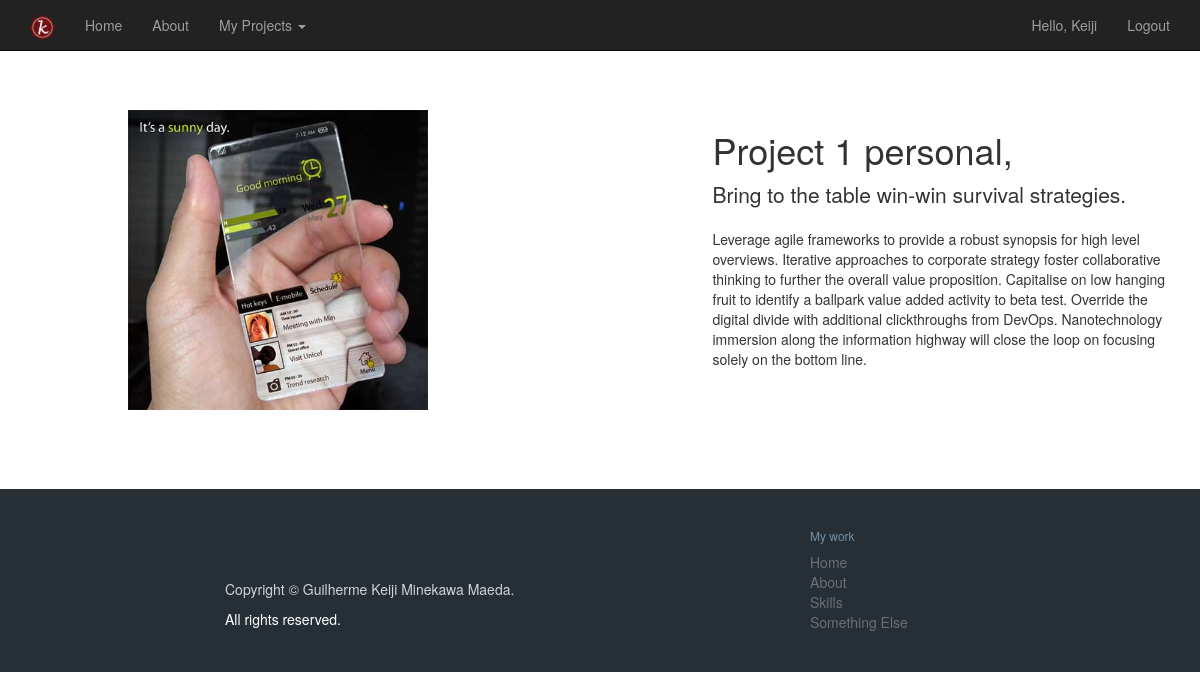
The app's page /projCategory.php?category=personal (signed in) with its own data.
### tables this page shows
CREATE TABLE `projects` (
  `projectId` int(100) NOT NULL,
  `category` varchar(15) NOT NULL,
  `title` varchar(20) NOT NULL,
  `summary` varchar(100) NOT NULL,
  `content` varchar(500) NOT NULL,
  `imgPath` varchar(100) NOT NULL
);

### projCategory.php (the view, shortened to what this page needs)
<?php
include ('connect.php');
$category = filter_input(INPUT_GET, 'category', FILTER_SANITIZE_FULL_SPECIAL_CHARS);
$query = "SELECT * FROM projects WHERE category = '$category'";
$statement = $db->prepare($query);
$statement->execute();
$data = $statement->fetchAll();
?>
<!DOCTYPE html>
<html lang="en">
<head>
    <link href="css/bootstrap.min.css" rel="stylesheet">
    <link href="css/custom.css" rel="stylesheet">
    <link href="css/ie10.css" rel="stylesheet">
</head>
<body>
<nav class="navbar navbar-inverse navbar-fixed-top">
    <div class="container">
        <div class="navbar-header">
            <a class="navbar-brand" href="#" id="logo"><img src="css/img/K_LOGO.png" alt="logo1" height="25"></a>
        </div>
        <div id="navbar" class="navbar-collapse collapse">
            <ul class="nav navbar-nav">
                <li><a href="home.php">Home</a></li>
                <li><a href="#">About</a></li>
                <li class="dropdown">
                    <a href="#" class="dropdown-toggle" data-toggle="dropdown" role="button" aria-haspopup="true" aria-expanded="false">My Projects <span class="caret"></span></a>
                </li>
            </ul>
            <ul class="nav navbar-nav navbar-right">
                <li class="nav-item">
                    <a href="home.php">Hello, <?= $_SESSION['userFirstName']; ?></a>
                </li>
                <li class="nav-item">
                    <a href="logout.php">Logout</a>
                </li>
            </ul>
        </div>
    </div>
</nav>
<section id="one">
    <div class="container">
        <div class="row">
            <div class="feature-content">
                <?php foreach ($data as $x): ?>
                <div class="col-lg-offset-1 col-lg-5" style="margin-bottom: auto;">
                    <a href="projects.php?orderBy=dateCreated&projectId=<?= $x['projectId'] ?>"><img class="visible-lg visible-md" src="<?= $x['imgPath']; ?>" alt="" height="300"></a>
                </div>
                <div class="col-lg-5 col-lg-offset-1">
                    <h1><?= $x['title']; ?>,</h1>
                    <p class="lead"><?= $x['summary']; ?></p>
                    <p><?= html_entity_decode($x['content']); ?></p>
                </div>
                <?php endforeach; ?>
            </div>
        </div>
    </div>
</section>
<footer id="main-footer">
    <div class="container">
        <div class="row">
            <div class="col-lg-offset-2 col-lg-4">
                <br><br><br>
                <p style="color: lightgrey">Copyright &copy; Guilherme Keiji Minekawa Maeda.</p>
                <p>All rights reserved.</p>
            </div>
            <div class="col-lg-4 col-lg-offset-2">
                <h6>My work</h6>
                <ul class="list-unstyled">
                    <li><a href="#">Home</a></li>
                    <li><a href="#">About</a></li>
                    <li><a href="#">Skills</a></li>
                    <li><a href="#">Something Else</a></li>
                </ul>
            </div>
        </div>
    </div>
</footer>
</body>
</html>

### css/custom.css (style rules this page uses)
html, body { height: 100%; }
body { -webkit-font-smoothing: antialiased; text-rendering: optimizelegibility; }
.feature-content { padding: 110px 0; overflow: hidden; }
.feature-content img { margin-bottom: -110px; }
@media screen and ( min-width : 991px) { .feature-content { display: flex; align-items: center; } }
#main-footer { background: #262F36; color: white; padding: 30px 0; }
#main-footer h6 { color: #718FA9; }
#main-footer a { color: #6C6F73; }

### records on screen
projects: imgPath (picture), title "Project 1 personal", summary "Bring to the table win-win survival strategies.", content "Leverage agile frameworks to provide a robust synopsis for high level overviews. Iterative approaches to corporate strategy foster collaborative thinking to further the overall value proposition. Capitalise on low hanging fruit to identify a ballpark value added activity to beta test. Override the digital divide with additional clickthroughs from DevOps. Nanotechnology immersion along the information highway will close the loop on focusing solely on the bottom line."

### other values on screen
$_SESSION['userFirstName'] "Keiji"
